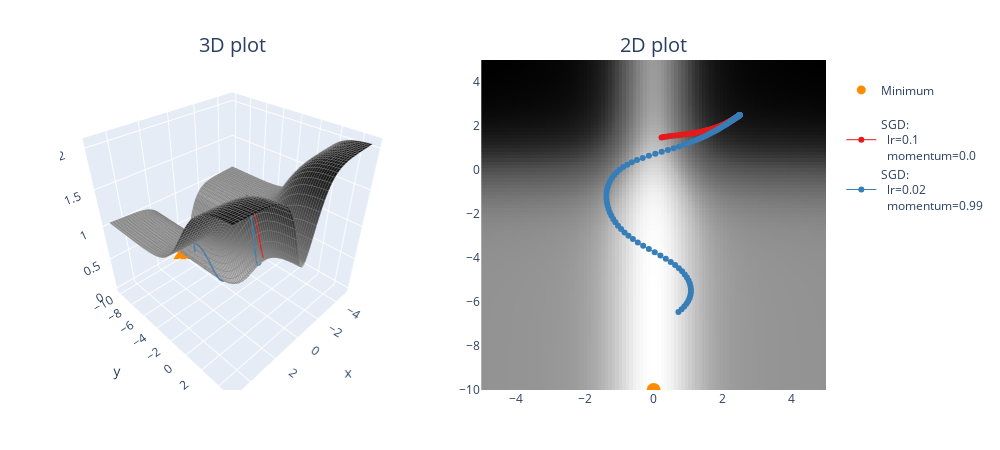

Notebook cell for this chart:
### Markdown cell above
### Exercise - implement `opt_fn_with_sgd`

> ```yaml
> Difficulty: 🔴🔴🔴⚪⚪
> Importance: 🔵🔵🔵🔵⚪
>
> You should spend up to 15-20 minutes on this exercise.
> ```

Implement the `opt_fn_with_sgd` function using `torch.optim.SGD`. This function optimizes parameters `(x, y)` (which represent coordinates at which we evaluate a function) using gradient descent on that function value. In other words, this should look just like your optimization loops in previous days' material, except rather than passing in `model.parameters()` to your optimizer, you pass in `(xy,)` (because it needs to be an iterable of parameters, not just a single parameter).

Remember, your update steps `optimizer.step()` will automatically change the values of `xy` inplace - this means that you shouldn't store past values like `xy_list.append(xy)` because then past elements of that list will be modified when `xy` is updated. Instead, you should use something like `xy_list.append(xy.detach().clone())` to make sure you're returning a copy of the tensor, which won't continue to be modified.

We've also provided you with a function `plot_fn_with_points`, which plots a function as well as a list of points produced by functions like the one above. The code below starts from `(2.5, 2.5)` and adds the resulting trajectory of `(x, y)` coordinates to the contour plot. Does it find the minimum? Play with the learning rate and momentum a bit and see how close you can get within 100 iterations.

### Code cell
def opt_fn_with_sgd(
    fn: Callable, xy: Float[Tensor, "2"], lr=0.001, momentum=0.98, n_iters: int = 100
) -> Float[Tensor, "n_iters 2"]:
    """
    Optimize the a given function starting from the specified point.

    xy: shape (2,). The (x, y) starting point.
    n_iters: number of steps.
    lr, momentum: parameters passed to the torch.optim.SGD optimizer.

    Return: (n_iters+1, 2). The (x, y) values, from initial values to values after step `n_iters`.
    """
    # Make sure tensor has requires_grad=True, otherwise it can't be optimized (more on this tomorrow!)
    assert xy.requires_grad

    optimizer = optim.SGD((xy,), lr=lr, momentum=momentum)

    xy_list = [xy.detach().clone()]  # so we don't unintentionally modify past values in `xy_list`

    for i in range(n_iters):
        fn(xy[0], xy[1]).backward()
        optimizer.step()
        optimizer.zero_grad()
        xy_list.append(xy.detach().clone())

    return t.stack(xy_list)


points = []

optimizer_list = [
    (optim.SGD, {"lr": 0.1, "momentum": 0.0}),
    (optim.SGD, {"lr": 0.02, "momentum": 0.99}),
]

for optimizer_class, params in optimizer_list:
    xy = t.tensor([2.5, 2.5], requires_grad=True)
    xys = opt_fn_with_sgd(
        pathological_curve_loss, xy=xy, lr=params["lr"], momentum=params["momentum"]
    )
    points.append((xys, optimizer_class, params))
    print(f"{params=}, last point={xys[-1]}")

plot_fn_with_points(pathological_curve_loss, points=points, min_points=[(0, "y_min")])
